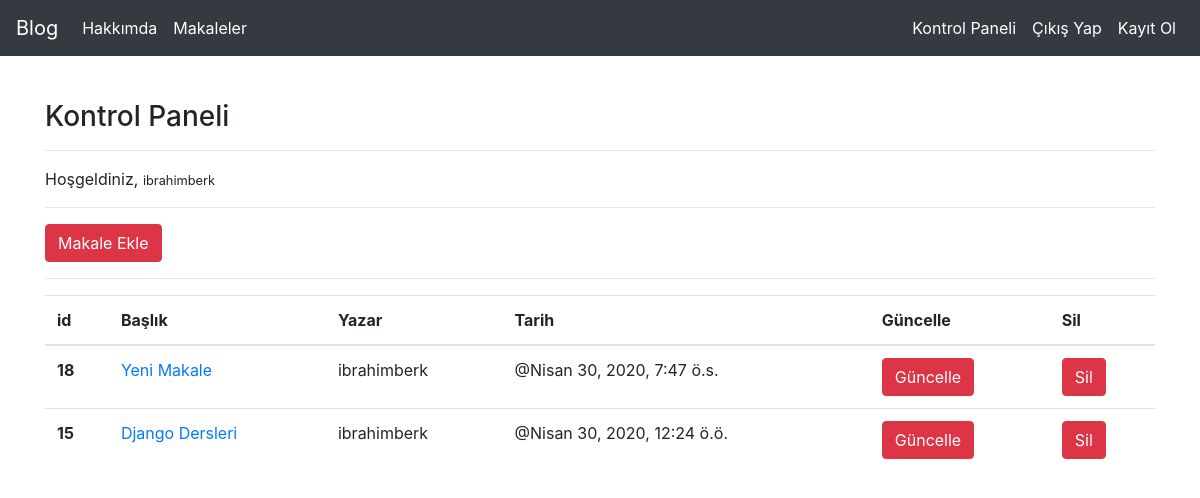
Screenshot of /articles/dashboard/ (signed in) with the database file from the repository.
### article/models.py (models this page shows, shortened)
class Article(models.Model):
    author = models.ForeignKey("auth.User",on_delete = models.CASCADE,verbose_name="Yazar")
    title = models.name = models.CharField(max_length=50,verbose_name="Başlık")
    content = RichTextField()
    created_date = models.DateTimeField(auto_now_add = True,verbose_name="Oluşturulma Tarihi")
    article_image = models.FileField(blank = True,null =True,verbose_name="Makaleye Fotoğraf Ekleyin")
    class Meta:
        ordering = ['-created_date']

### article/views.py (the view)
# urls.py: path('dashboard/',views.dashboard,name ="dashboard"),
@login_required(login_url="user:login")
def dashboard(request):
    articles = Article.objects.filter(author=request.user)
    context = {
        "articles": articles
    }
    return render(request, "dashboard.html", context)

### templates/dashboard.html
{% extends "layout.html" %}
{% block body %}
<h3>Kontrol Paneli</h3>
<hr>
<p>
    Hoşgeldiniz, <small>{{request.user.username}}</small>
</p>
<hr>
<a class = "btn btn-danger" href = "{%url 'article:addarticle'%}">Makale Ekle</a>
<hr>
{% if articles %}
<table class="table">
  <thead>
    <tr>
      <th scope="col">id</th>
      <th scope="col">Başlık</th>
      <th scope="col">Yazar</th>
      <th scope="col">Tarih</th>
      <th scope="col">Güncelle</th>
      <th scope="col">Sil</th>
    </tr>
  </thead>
  <tbody>
    {% for article in articles %}
    <tr>
      <th scope="row">{{article.id}}</th>
      <td><a href="{%url 'article:detail' article.id%}">{{article.title}}</a></td>
      <td>{{article.author.username}}</td>
      <td>@{{article.created_date}}</td>
      <td><a href="{%url 'article:update' article.id%}" class ="btn btn-danger">Güncelle</a></td>
      <td><a href="{%url 'article:delete' article.id%}" class ="btn btn-danger">Sil</a></td>
    </tr>
    {% endfor %}
{% else %}
<div class = "alert alert-danger">
Henüz bir makaleniz bulunmuyor...
</div>
{% endif %}
{% endblock  %}

### rows the page displays
Article: id "18", title "Yeni Makale", author.username "ibrahimberk", created_date "Nisan 30, 2020, 7:47 ö.s."
Article: id "15", title "Django Dersleri", author.username "ibrahimberk", created_date "Nisan 30, 2020, 12:24 ö.ö."

### other values shown
{{ request.user.username }} "ibrahimberk"
